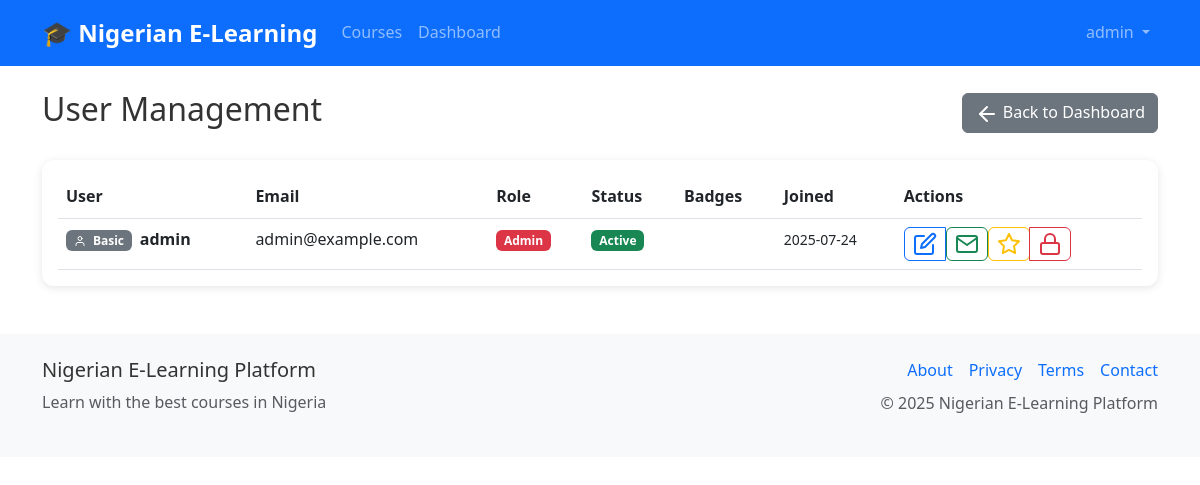
Before: /admin/users (signed in) with the older database file.
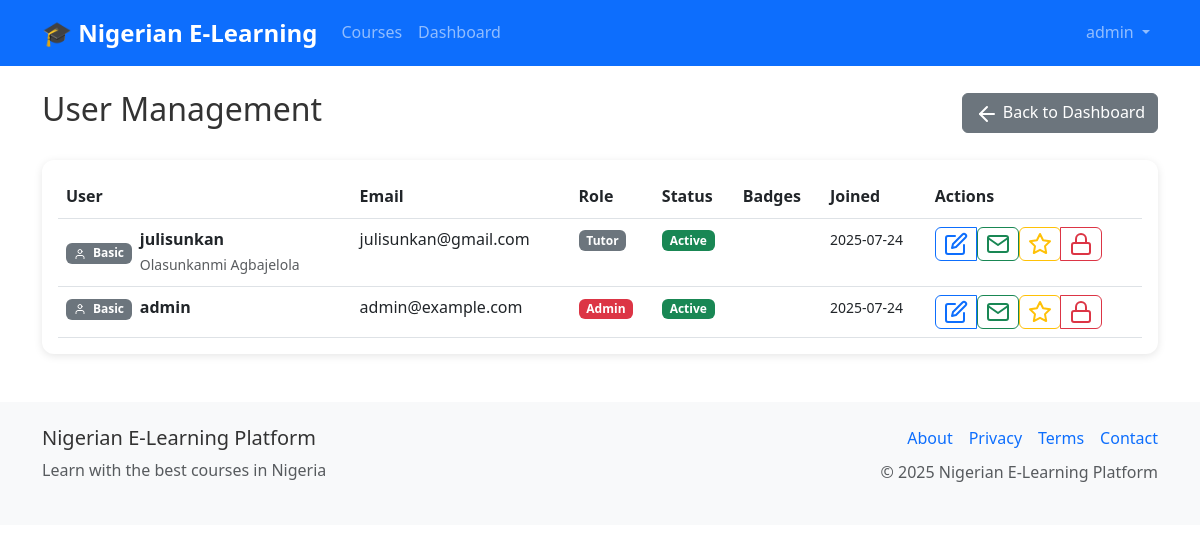
After: the same page with the newer database file.
### models.py (models this page shows, shortened)
class User(UserMixin, db.Model):
    id = db.Column(db.Integer, primary_key=True)
    username = db.Column(db.String(80), unique=True, nullable=False)
    email = db.Column(db.String(120), unique=True, nullable=False)
    password_hash = db.Column(db.String(256), nullable=False)
    role = db.Column(db.String(20), nullable=False, default='student')  # admin, instructor, tutor, student
    first_name = db.Column(db.String(50))
    last_name = db.Column(db.String(50))
    active = db.Column(db.Boolean, default=True)
    banned = db.Column(db.Boolean, default=False)
    ban_reason = db.Column(db.Text)
    email_verified = db.Column(db.Boolean, default=False)
    verification_token = db.Column(db.String(100))
    password_reset_token = db.Column(db.String(100))
    password_reset_expires = db.Column(db.DateTime)
    email_verification_token = db.Column(db.String(100))
    email_verification_expires = db.Column(db.DateTime)
    premium_user = db.Column(db.Boolean, default=False)
    instructor_verified = db.Column(db.Boolean, default=False)
    badge_level = db.Column(db.String(20), default='basic')  # basic, bronze, silver, gold, premium
    wallet_balance = db.Column(db.Float, default=0.0)
    course_credits = db.Column(db.Integer, default=0)
    created_at = db.Column(db.DateTime, default=datetime.utcnow)
    last_login = db.Column(db.DateTime)
    courses_created = db.relationship('Course', foreign_keys='Course.instructor_id', backref='instructor', lazy='dynamic')
    enrollments = db.relationship('Enrollment', backref='student', lazy='dynamic')
    payments = db.relationship('Payment', backref='user', lazy='dynamic')
    wallet_transactions = db.relationship('WalletTransaction', backref='user', lazy='dynamic')
    quiz_attempts = db.relationship('QuizAttempt', backref='user', lazy='dynamic')
    assignment_submissions = db.relationship('AssignmentSubmission', backref='user', lazy='dynamic')
    course_credits = db.relationship('CourseCredit', backref='student_credit', lazy='dynamic')
    withdrawal_requests = db.relationship('WithdrawalRequest', foreign_keys='WithdrawalRequest.tutor_id', backref='tutor', lazy='dynamic')
    def get_badge_info(self):
        badges = {
            'basic': {'name': 'Basic', 'color': 'secondary', 'icon': 'user'},
            'bronze': {'name': 'Bronze', 'color': 'warning', 'icon': 'award'},
            'silver': {'name': 'Silver', 'color': 'info', 'icon': 'star'},
            'gold': {'name': 'Gold', 'color': 'warning', 'icon': 'crown'},
            'premium': {'name': 'Premium', 'color': 'success', 'icon': 'zap'}
        }
        return badges.get(self.badge_level, badges['basic'])
    def get_verification_badges(self):
        badges = []
        if self.email_verified:
            badges.append({'name': 'Verified Email', 'color': 'success', 'icon': 'check-circle'})
        if self.instructor_verified and self.role in ['instructor', 'tutor']:
            badge_name = 'Verified Instructor' if self.role == 'instructor' else 'Verified Tutor'
            badges.append({'name': badge_name, 'color': 'primary', 'icon': 'book'})
        if self.premium_user:
            badges.append({'name': 'Premium', 'color': 'warning', 'icon': 'star'})
        return badges

### routes.py (the view)
@app.route('/admin/users')
@login_required
@admin_required
def manage_users():
    users = User.query.order_by(User.created_at.desc()).all()
    return render_template('admin/users.html', users=users)

### app.py (called while the page is built)
@login_manager.user_loader
def load_user(user_id):
    from models import User
    return User.query.get(int(user_id))

### routes.py (called while the page is built)
@app.context_processor
def inject_settings():
    settings = SystemSettings.query.first()
    return dict(settings=settings)

### utils.py (called while the page is built)
def admin_required(f):
    @wraps(f)
    def decorated_function(*args, **kwargs):
        if not current_user.is_authenticated or current_user.role != 'admin':
            flash('Admin access required', 'danger')
            return redirect(url_for('dashboard'))
        return f(*args, **kwargs)
    return decorated_function

### templates/admin/users.html (shortened to what this page needs)
{% extends "base.html" %}
{% block content %}
<div class="d-flex justify-content-between align-items-center mb-4">
    <h2>User Management</h2>
    <a href="{{ url_for('dashboard') }}" class="btn btn-secondary">
        <i data-feather="arrow-left" class="me-1"></i>Back to Dashboard
    </a>
</div>
<div class="card">
    <div class="card-body">
        <div class="table-responsive">
            <table class="table table-hover">
                <thead>
                    <tr>
                        <th>User</th>
                        <th>Email</th>
                        <th>Role</th>
                        <th>Status</th>
                        <th>Badges</th>
                        <th>Joined</th>
                        <th>Actions</th>
                    </tr>
                </thead>
                <tbody>
                    {% for user in users %}
                    <tr class="{% if user.is_banned %}table-danger{% elif not user.is_active %}table-warning{% endif %}">
                        <td>
                            <div class="d-flex align-items-center">
                                <div class="me-2">
                                    {% set badge_info = user.get_badge_info() %}
                                    <span class="badge bg-{{ badge_info.color }}">
                                        <i data-feather="{{ badge_info.icon }}" class="me-1" style="width: 12px; height: 12px;"></i>
                                        {{ badge_info.name }}
                                    </span>
                                </div>
                                <div>
                                    <strong>{{ user.username }}</strong>
                                    {% if user.first_name or user.last_name %}
                                    <br><small class="text-muted">{{ user.first_name }} {{ user.last_name }}</small>
                                    {% endif %}
                                </div>
                            </div>
                        </td>
                        <td>
                            {{ user.email }}
                        </td>
                        <td>
                            <span class="badge bg-{% if user.role == 'admin' %}danger{% elif user.role == 'instructor' %}primary{% else %}secondary{% endif %}">
                                {{ user.role.title() }}
                            </span>
                        </td>
                        <td>
                            {% if user.is_banned %}
                            <span class="badge bg-danger">Banned</span>
                            {% if user.ban_reason %}
                            <br><small class="text-muted">{{ user.ban_reason[:30] }}...</small>
                            {% endif %}
                            {% elif not user.is_active %}
                            <span class="badge bg-warning">Inactive</span>
                            {% else %}
                            <span class="badge bg-success">Active</span>
                            {% endif %}
                        </td>
                        <td>
                        </td>
                        <td>
                            <small>{{ user.created_at.strftime('%Y-%m-%d') }}</small>
                        </td>
                        <td>
                            <div class="btn-group" role="group">
                                <a href="{{ url_for('edit_user', user_id=user.id) }}" class="btn btn-sm btn-outline-primary" title="Edit User">
                                    <i data-feather="edit"></i>
                                </a>
                                {% if not user.email_verified %}
                                <form method="POST" action="{{ url_for('verify_user_email', user_id=user.id) }}" style="display: inline;">
                                    <button type="submit" class="btn btn-sm btn-outline-success" title="Verify Email">
                                        <i data-feather="mail"></i>
                                    </button>
                                </form>
                                {% endif %}
                                <form method="POST" action="{{ url_for('toggle_premium', user_id=user.id) }}" style="display: inline;">
                                    <button type="submit" class="btn btn-sm btn-outline-warning" title="Toggle Premium">
                                        <i data-feather="{% if user.premium_user %}star{% else %}star{% endif %}"></i>
                                    </button>
                                </form>
                                {% if user.is_banned %}
                                <form method="POST" action="{{ url_for('unban_user', user_id=user.id) }}" style="display: inline;">
                                    <button type="submit" class="btn btn-sm btn-outline-success" title="Unban User">
                                        <i data-feather="unlock"></i>
                                    </button>
                                </form>
                                {% else %}
                                <button type="button" class="btn btn-sm btn-outline-danger" title="Ban User"
                                        data-bs-toggle="modal" data-bs-target="#banModal"
                                        data-user-id="{{ user.id }}" data-username="{{ user.username }}">
                                    <i data-feather="lock"></i>
                                </button>
                                {% endif %}
                            </div>
                        </td>
                    </tr>
                    {% endfor %}
                </tbody>
            </table>
        </div>
    </div>
</div>
{% endblock %}

### templates/base.html (shortened to what this page needs)
<!DOCTYPE html>
<html lang="en">
<head>
    <link href="https://cdn.jsdelivr.net/npm/bootstrap@5.3.0/dist/css/bootstrap.min.css" rel="stylesheet">
    <link href="https://cdn.jsdelivr.net/npm/feather-icons@4.28.0/dist/feather.min.css" rel="stylesheet">
    <link href="{{ url_for('static', filename='css/style.css') }}" rel="stylesheet">
</head>
<body>
    <nav class="navbar navbar-expand-lg navbar-dark bg-primary">
        <div class="container">
            <a class="navbar-brand" href="{{ url_for('index') }}">
                <strong>🎓 Nigerian E-Learning</strong>
            </a>
            <div class="collapse navbar-collapse" id="navbarNav">
                <ul class="navbar-nav me-auto">
                    <li class="nav-item">
                        <a class="nav-link" href="{{ url_for('courses') }}">Courses</a>
                    </li>
                    {% if current_user.is_authenticated %}
                    <li class="nav-item">
                        <a class="nav-link" href="{{ url_for('dashboard') }}">Dashboard</a>
                    </li>
                    {% endif %}
                </ul>
                <ul class="navbar-nav">
                    {% if current_user.is_authenticated %}
                    <li class="nav-item dropdown">
                        <a class="nav-link dropdown-toggle" href="#" role="button" data-bs-toggle="dropdown">
                            {{ current_user.username }}
                        </a>
                    </li>
                    {% endif %}
                </ul>
            </div>
        </div>
    </nav>
    <main class="container my-4">
        {% block content %}{% endblock %}
    </main>
    <footer class="bg-light mt-5 py-4">
        <div class="container">
            <div class="row">
                <div class="col-md-6">
                    <h5>Nigerian E-Learning Platform</h5>
                    <p class="text-muted">Learn with the best courses in Nigeria</p>
                </div>
                <div class="col-md-6 text-md-end">
                    <div class="d-flex justify-content-md-end justify-content-center gap-3 mb-2">
                        <a href="#" class="text-decoration-none">About</a>
                        <a href="#" class="text-decoration-none">Privacy</a>
                        <a href="#" class="text-decoration-none">Terms</a>
                        <a href="#" class="text-decoration-none">Contact</a>
                    </div>
                    <p class="text-muted">© 2025 Nigerian E-Learning Platform</p>
                </div>
            </div>
        </div>
    </footer>
</body>
</html>

### static/css/style.css (style rules this page uses)
:root { --primary-color: #0d6efd; --success-color: #198754; --warning-color: #ffc107; --danger-color: #dc3545; --naira-color: #00b04f; --dark-color: #212529; --light-color: #f8f9fa; }
body { font-family: 'Segoe UI', Tahoma, Geneva, Verdana, sans-serif; line-height: 1.6; color: #333; }
.navbar-brand { font-weight: 700; font-size: 1.5rem; }
.navbar-nav .nav-link { font-weight: 500; transition: color 0.3s ease; }
.card { border: none; box-shadow: 0 0.125rem 0.25rem rgba(0, 0, 0, 0.075); transition: box-shadow 0.15s ease-in-out; }
.btn { border-radius: 0.375rem; font-weight: 500; transition: all 0.3s ease; }
.badge { font-size: 0.75rem; font-weight: 600; }
.table { margin-bottom: 0; }
.table th { border-top: none; font-weight: 600; color: var(--dark-color); }
footer { margin-top: auto; }

### templates/base.html (style rules this page uses)
:root { --vh: 1vh; }
.nav-link, .dropdown-item { padding: 12px 16px; }
.card { border-radius: 12px; box-shadow: 0 2px 8px rgba(0,0,0,0.1); }

Changed rows visible on the page:
added User: name "Basic", username "julisunkan", first_name "Olasunkanmi", last_name "Agbajelola", email "julisunkan@gmail.com", role "Tutor", created_at "2025-07-24", premium_user False (drawn)
